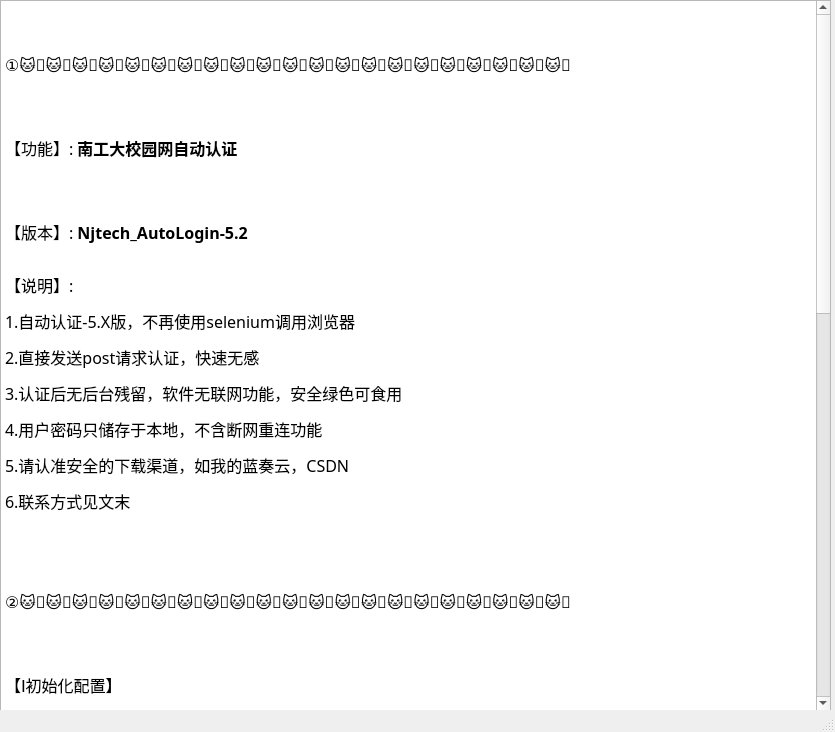
<?xml version="1.0" encoding="UTF-8"?>
<ui version="4.0">
 <class>MainWindow</class>
 <widget class="QMainWindow" name="MainWindow">
  <property name="geometry">
   <rect>
    <x>0</x>
    <y>0</y>
    <width>835</width>
    <height>732</height>
   </rect>
  </property>
  <property name="minimumSize">
   <size>
    <width>835</width>
    <height>732</height>
   </size>
  </property>
  <property name="maximumSize">
   <size>
    <width>835</width>
    <height>732</height>
   </size>
  </property>
  <property name="windowTitle">
   <string>MainWindow</string>
  </property>
  <widget class="QWidget" name="centralwidget">
   <widget class="QTextBrowser" name="textBrowser">
    <property name="geometry">
     <rect>
      <x>0</x>
      <y>0</y>
      <width>831</width>
      <height>711</height>
     </rect>
    </property>
    <property name="font">
     <font>
      <family>微软雅黑</family>
      <pointsize>10</pointsize>
     </font>
    </property>
    <property name="html">
     <string>&lt;!DOCTYPE HTML PUBLIC &quot;-//W3C//DTD HTML 4.0//EN&quot; &quot;http://www.w3.org/TR/REC-html40/strict.dtd&quot;&gt;
&lt;html&gt;&lt;head&gt;&lt;meta name=&quot;qrichtext&quot; content=&quot;1&quot; /&gt;&lt;style type=&quot;text/css&quot;&gt;
p, li { white-space: pre-wrap; }
&lt;/style&gt;&lt;/head&gt;&lt;body style=&quot; font-family:'微软雅黑'; font-size:10pt; font-weight:400; font-style:normal;&quot;&gt;
&lt;p align=&quot;justify&quot; style=&quot; margin-top:12px; margin-bottom:12px; margin-left:0px; margin-right:0px; -qt-block-indent:0; text-indent:0px;&quot;&gt;&lt;br /&gt;&lt;/p&gt;
&lt;p align=&quot;justify&quot; style=&quot; margin-top:12px; margin-bottom:12px; margin-left:0px; margin-right:0px; -qt-block-indent:0; text-indent:0px;&quot;&gt;&lt;span style=&quot; font-family:'SimSun'; font-size:12pt;&quot;&gt;①🐱‍👤🐱‍👤🐱‍👤🐱‍👤🐱‍👤🐱‍👤🐱‍👤🐱‍👤🐱‍👤🐱‍👤🐱‍👤🐱‍👤🐱‍👤🐱‍👤🐱‍👤🐱‍👤🐱‍👤🐱‍👤🐱‍👤🐱‍👤🐱‍👤&lt;/span&gt;&lt;/p&gt;
&lt;p align=&quot;justify&quot; style=&quot; margin-top:12px; margin-bottom:12px; margin-left:0px; margin-right:0px; -qt-block-indent:0; text-indent:0px;&quot;&gt;&lt;br /&gt;&lt;/p&gt;
&lt;p align=&quot;justify&quot; style=&quot; margin-top:12px; margin-bottom:12px; margin-left:0px; margin-right:0px; -qt-block-indent:0; text-indent:0px;&quot;&gt;&lt;span style=&quot; font-family:'SimSun'; font-size:12pt;&quot;&gt;【功能】: &lt;/span&gt;&lt;span style=&quot; font-family:'SimSun'; font-size:12pt; font-weight:600;&quot;&gt;南工大校园网自动认证&lt;/span&gt;&lt;/p&gt;
&lt;p align=&quot;justify&quot; style=&quot; margin-top:12px; margin-bottom:12px; margin-left:0px; margin-right:0px; -qt-block-indent:0; text-indent:0px;&quot;&gt;&lt;br /&gt;&lt;/p&gt;
&lt;p align=&quot;justify&quot; style=&quot; margin-top:12px; margin-bottom:12px; margin-left:0px; margin-right:0px; -qt-block-indent:0; text-indent:0px;&quot;&gt;&lt;span style=&quot; font-family:'SimSun'; font-size:12pt;&quot;&gt;【版本】: &lt;/span&gt;&lt;span style=&quot; font-family:'SimSun'; font-size:12pt; font-weight:600;&quot;&gt;Njtech_AutoLogin-5.2&lt;/span&gt;&lt;br /&gt;&lt;/p&gt;
&lt;p align=&quot;justify&quot; style=&quot; margin-top:12px; margin-bottom:12px; margin-left:0px; margin-right:0px; -qt-block-indent:0; text-indent:0px;&quot;&gt;&lt;span style=&quot; font-family:'SimSun'; font-size:12pt;&quot;&gt;【说明】: &lt;/span&gt;&lt;/p&gt;
&lt;p align=&quot;justify&quot; style=&quot; margin-top:12px; margin-bottom:12px; margin-left:0px; margin-right:0px; -qt-block-indent:0; text-indent:0px;&quot;&gt;&lt;span style=&quot; font-family:'SimSun'; font-size:12pt;&quot;&gt;1.自动认证-5.X版，不再使用selenium调用浏览器&lt;/span&gt;&lt;/p&gt;
&lt;p align=&quot;justify&quot; style=&quot; margin-top:12px; margin-bottom:12px; margin-left:0px; margin-right:0px; -qt-block-indent:0; text-indent:0px;&quot;&gt;&lt;span style=&quot; font-family:'SimSun'; font-size:12pt;&quot;&gt;2.直接发送post请求认证，快速无感&lt;/span&gt;&lt;/p&gt;
&lt;p align=&quot;justify&quot; style=&quot; margin-top:12px; margin-bottom:12px; margin-left:0px; margin-right:0px; -qt-block-indent:0; text-indent:0px;&quot;&gt;&lt;span style=&quot; font-family:'SimSun'; font-size:12pt;&quot;&gt;3.认证后无后台残留，软件无联网功能，安全绿色可食用&lt;/span&gt;&lt;/p&gt;
&lt;p align=&quot;justify&quot; style=&quot; margin-top:12px; margin-bottom:12px; margin-left:0px; margin-right:0px; -qt-block-indent:0; text-indent:0px;&quot;&gt;&lt;span style=&quot; font-family:'SimSun'; font-size:12pt;&quot;&gt;4.用户密码只储存于本地，不含断网重连功能&lt;/span&gt;&lt;/p&gt;
&lt;p align=&quot;justify&quot; style=&quot; margin-top:12px; margin-bottom:12px; margin-left:0px; margin-right:0px; -qt-block-indent:0; text-indent:0px;&quot;&gt;&lt;span style=&quot; font-family:'SimSun'; font-size:12pt;&quot;&gt;5.请认准安全的下载渠道，如我的蓝奏云，CSDN&lt;/span&gt;&lt;/p&gt;
&lt;p align=&quot;justify&quot; style=&quot; margin-top:12px; margin-bottom:12px; margin-left:0px; margin-right:0px; -qt-block-indent:0; text-indent:0px;&quot;&gt;&lt;span style=&quot; font-family:'SimSun'; font-size:12pt;&quot;&gt;6.联系方式见文末&lt;/span&gt;&lt;br /&gt;&lt;/p&gt;
&lt;p align=&quot;justify&quot; style=&quot; margin-top:12px; margin-bottom:12px; margin-left:0px; margin-right:0px; -qt-block-indent:0; text-indent:0px;&quot;&gt;&lt;br /&gt;&lt;/p&gt;
&lt;p align=&quot;justify&quot; style=&quot; margin-top:12px; margin-bottom:12px; margin-left:0px; margin-right:0px; -qt-block-indent:0; text-indent:0px;&quot;&gt;&lt;span style=&quot; font-family:'SimSun'; font-size:12pt;&quot;&gt;②🐱‍👤🐱‍👤🐱‍👤🐱‍👤🐱‍👤🐱‍👤🐱‍👤🐱‍👤🐱‍👤🐱‍👤🐱‍👤🐱‍👤🐱‍👤🐱‍👤🐱‍👤🐱‍👤🐱‍👤🐱‍👤🐱‍👤🐱‍👤🐱‍👤&lt;/span&gt;&lt;/p&gt;
&lt;p align=&quot;justify&quot; style=&quot; margin-top:12px; margin-bottom:12px; margin-left:0px; margin-right:0px; -qt-block-indent:0; text-indent:0px;&quot;&gt;&lt;br /&gt;&lt;/p&gt;
&lt;p align=&quot;justify&quot; style=&quot; margin-top:12px; margin-bottom:12px; margin-left:0px; margin-right:0px; -qt-block-indent:0; text-indent:0px;&quot;&gt;&lt;span style=&quot; font-family:'SimSun'; font-size:12pt;&quot;&gt;【Ⅰ初始化配置】&lt;/span&gt;&lt;/p&gt;
&lt;p align=&quot;justify&quot; style=&quot; margin-top:12px; margin-bottom:12px; margin-left:0px; margin-right:0px; -qt-block-indent:0; text-indent:0px;&quot;&gt;&lt;span style=&quot; font-family:'SimSun'; font-size:12pt;&quot;&gt;1.程序会自动初始化配置&lt;/span&gt;&lt;/p&gt;
&lt;p align=&quot;justify&quot; style=&quot; margin-top:12px; margin-bottom:12px; margin-left:0px; margin-right:0px; -qt-block-indent:0; text-indent:0px;&quot;&gt;&lt;span style=&quot; font-family:'SimSun'; font-size:12pt;&quot;&gt;2.请勿删除Config目录，删除后程序无法正常启动&lt;/span&gt;&lt;/p&gt;
&lt;p align=&quot;justify&quot; style=&quot; margin-top:12px; margin-bottom:12px; margin-left:0px; margin-right:0px; -qt-block-indent:0; text-indent:0px;&quot;&gt;&lt;br /&gt;&lt;/p&gt;
&lt;p align=&quot;justify&quot; style=&quot; margin-top:12px; margin-bottom:12px; margin-left:0px; margin-right:0px; -qt-block-indent:0; text-indent:0px;&quot;&gt;&lt;span style=&quot; font-family:'SimSun'; font-size:12pt;&quot;&gt;【Ⅱ运行及开机自启】&lt;/span&gt;&lt;/p&gt;
&lt;p align=&quot;justify&quot; style=&quot; margin-top:12px; margin-bottom:12px; margin-left:0px; margin-right:0px; -qt-block-indent:0; text-indent:0px;&quot;&gt;&lt;span style=&quot; font-family:'SimSun'; font-size:12pt;&quot;&gt;1.勾选开机自启，程序自动注入注册表&lt;/span&gt;&lt;/p&gt;
&lt;p align=&quot;justify&quot; style=&quot; margin-top:12px; margin-bottom:12px; margin-left:0px; margin-right:0px; -qt-block-indent:0; text-indent:0px;&quot;&gt;&lt;span style=&quot; font-family:'SimSun'; font-size:12pt;&quot;&gt;2.取消勾选，则删除注册键值对，无残留&lt;/span&gt;&lt;/p&gt;
&lt;p align=&quot;justify&quot; style=&quot; margin-top:12px; margin-bottom:12px; margin-left:0px; margin-right:0px; -qt-block-indent:0; text-indent:0px;&quot;&gt;&lt;br /&gt;&lt;br /&gt;&lt;/p&gt;
&lt;p align=&quot;justify&quot; style=&quot; margin-top:12px; margin-bottom:12px; margin-left:0px; margin-right:0px; -qt-block-indent:0; text-indent:0px;&quot;&gt;&lt;span style=&quot; font-family:'SimSun'; font-size:12pt;&quot;&gt;③🐱‍👤🐱‍👤🐱‍👤🐱‍👤🐱‍👤🐱‍👤🐱‍👤🐱‍👤🐱‍👤🐱‍👤🐱‍👤🐱‍👤🐱‍👤🐱‍👤🐱‍👤🐱‍👤🐱‍👤🐱‍👤🐱‍👤🐱‍👤🐱‍👤&lt;/span&gt;&lt;/p&gt;
&lt;p align=&quot;justify&quot; style=&quot; margin-top:12px; margin-bottom:12px; margin-left:0px; margin-right:0px; -qt-block-indent:0; text-indent:0px;&quot;&gt;&lt;br /&gt;&lt;/p&gt;
&lt;p align=&quot;justify&quot; style=&quot; margin-top:12px; margin-bottom:12px; margin-left:0px; margin-right:0px; -qt-block-indent:0; text-indent:0px;&quot;&gt;&lt;span style=&quot; font-family:'SimSun'; font-size:12pt;&quot;&gt;【CSDN文章链接】&lt;/span&gt;&lt;/p&gt;
&lt;p align=&quot;justify&quot; style=&quot; margin-top:12px; margin-bottom:12px; margin-left:0px; margin-right:0px; -qt-block-indent:0; text-indent:0px;&quot;&gt;&lt;br /&gt;&lt;span style=&quot; font-family:'SimSun'; font-size:12pt;&quot;&gt;更详细的说明请移步在下的CSDN博客:&lt;/span&gt;&lt;/p&gt;
&lt;p align=&quot;justify&quot; style=&quot; margin-top:12px; margin-bottom:12px; margin-left:0px; margin-right:0px; -qt-block-indent:0; text-indent:0px;&quot;&gt;&lt;span style=&quot; font-family:'SimSun'; font-size:9pt; font-weight:600;&quot;&gt;https://blog.csdn.net/Alpherkin/article/details/115599094&lt;/span&gt;&lt;br /&gt;&lt;/p&gt;
&lt;p align=&quot;justify&quot; style=&quot; margin-top:12px; margin-bottom:12px; margin-left:0px; margin-right:0px; -qt-block-indent:0; text-indent:0px;&quot;&gt;&lt;br /&gt;&lt;/p&gt;
&lt;p align=&quot;justify&quot; style=&quot; margin-top:12px; margin-bottom:12px; margin-left:0px; margin-right:0px; -qt-block-indent:0; text-indent:0px;&quot;&gt;&lt;span style=&quot; font-family:'SimSun'; font-size:12pt;&quot;&gt;④🐱‍👤🐱‍👤🐱‍👤🐱‍👤🐱‍👤🐱‍👤🐱‍👤🐱‍👤🐱‍👤🐱‍👤🐱‍👤🐱‍👤🐱‍👤🐱‍👤🐱‍👤🐱‍👤🐱‍👤🐱‍👤🐱‍👤🐱‍👤🐱‍👤🐱‍👤🐱‍👤🐱‍👤🐱‍👤🐱‍👤🐱‍👤🐱‍👤&lt;/span&gt;&lt;/p&gt;
&lt;p align=&quot;justify&quot; style=&quot; margin-top:12px; margin-bottom:12px; margin-left:0px; margin-right:0px; -qt-block-indent:0; text-indent:0px;&quot;&gt;&lt;span style=&quot; font-family:'SimSun'; font-size:12pt;&quot;&gt;【联系与反馈】&lt;/span&gt;&lt;/p&gt;
&lt;p align=&quot;center&quot; style=&quot; margin-top:12px; margin-bottom:12px; margin-left:0px; margin-right:0px; -qt-block-indent:0; text-indent:0px;&quot;&gt;&lt;span style=&quot; font-family:'SimSun'; font-size:12pt;&quot;&gt;♥♥♥♥♥♥♥开发不易，客观打个赏吧~~~支持支付宝微信，QQ红包♥♥♥♥♥♥♥&lt;/span&gt;&lt;/p&gt;
&lt;p align=&quot;center&quot; style=&quot; margin-top:12px; margin-bottom:12px; margin-left:0px; margin-right:0px; -qt-block-indent:0; text-indent:0px;&quot;&gt;&lt;span style=&quot; font-family:'SimSun'; font-size:12pt;&quot;&gt;♥♥♥ 开发者: 无白Herk ♥♥♥ &lt;/span&gt;&lt;/p&gt;
&lt;p align=&quot;center&quot; style=&quot; margin-top:12px; margin-bottom:12px; margin-left:0px; margin-right:0px; -qt-block-indent:0; text-indent:0px;&quot;&gt;&lt;span style=&quot; font-family:'SimSun'; font-size:12pt;&quot;&gt;♥♥♥ QQ: 1924450620 ♥♥♥&lt;/span&gt;&lt;/p&gt;
&lt;p align=&quot;center&quot; style=&quot; margin-top:12px; margin-bottom:12px; margin-left:0px; margin-right:0px; -qt-block-indent:0; text-indent:0px;&quot;&gt;&lt;span style=&quot; font-family:'SimSun'; font-size:12pt;&quot;&gt;♥♥♥ CSDN id: alpherkin ♥♥♥&lt;/span&gt;&lt;/p&gt;
&lt;p align=&quot;center&quot; style=&quot; margin-top:12px; margin-bottom:12px; margin-left:0px; margin-right:0px; -qt-block-indent:0; text-indent:0px;&quot;&gt;&lt;img src=&quot;:/打赏/AliPay.jpg&quot; /&gt;&lt;img src=&quot;:/打赏/WechatPay.png&quot; /&gt;&lt;br /&gt;&lt;/p&gt;
&lt;p align=&quot;justify&quot; style=&quot; margin-top:12px; margin-bottom:12px; margin-left:0px; margin-right:0px; -qt-block-indent:0; text-indent:0px;&quot;&gt;&lt;br /&gt;&lt;/p&gt;
&lt;p align=&quot;justify&quot; style=&quot; margin-top:12px; margin-bottom:12px; margin-left:0px; margin-right:0px; -qt-block-indent:0; text-indent:0px;&quot;&gt;&lt;br /&gt;&lt;/p&gt;&lt;/body&gt;&lt;/html&gt;</string>
    </property>
   </widget>
  </widget>
  <widget class="QMenuBar" name="menubar">
   <property name="geometry">
    <rect>
     <x>0</x>
     <y>0</y>
     <width>835</width>
     <height>26</height>
    </rect>
   </property>
  </widget>
  <widget class="QStatusBar" name="statusbar"/>
 </widget>
 <resources>
  <include location="images/resourse.qrc"/>
 </resources>
 <connections/>
</ui>
